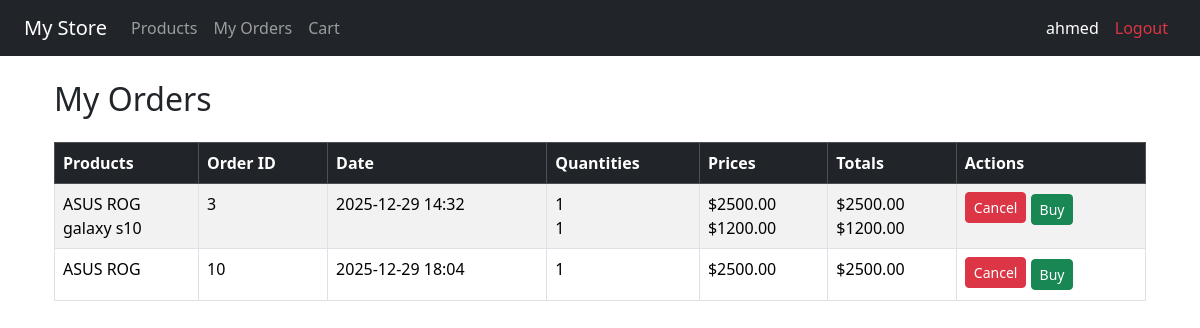
Page /orders/my-orders/ (signed in) on the committed database.
### orders/models.py (models this page shows, shortened)
class OrderItem(models.Model):
    order = models.ForeignKey(Order, on_delete=models.CASCADE, related_name='items')
    product = models.ForeignKey(Product, on_delete=models.CASCADE)
    quantity = models.PositiveIntegerField(default=1)
    def total_price(self):
        return self.product.price * self.quantity

class Order(models.Model):
    user = models.ForeignKey(User, on_delete=models.CASCADE)
    created_at = models.DateTimeField(auto_now_add=True)
    completed = models.BooleanField(default=False)
    paid = models.BooleanField(default=False)

### store/models.py (models this page shows, shortened)
class Product(models.Model):
    name = models.CharField(max_length=200)
    price = models.DecimalField(max_digits=8, decimal_places=2)
    description = models.TextField(blank=True)
    brand = models.CharField(max_length=20,default="")
    ram = models.CharField(max_length=10)
    storage = models.CharField(max_length=10)
    category = models.ForeignKey(Category, on_delete=models.CASCADE)
    image = models.ImageField(upload_to='product_images/', blank=True, null=True)
    created_at = models.DateTimeField(auto_now_add=True)

### orders/views.py (the view)
# urls.py: path('my-orders/', my_orders, name='my_orders'),
@login_required
def my_orders(request):
    orders = Order.objects.filter(user=request.user, completed=True, paid=False)
    return render(request, 'orders/my_orders.html', {'orders': orders})

### templates/orders/my_orders.html
{% extends 'base.html' %}
{% block content %}
<div class="container mt-4">
    <h2 class="mb-4">My Orders</h2>
    {% if orders %}
    <table class="table table-bordered table-striped">
        <thead class="table-dark">
            <tr>
                <th>Products</th>
                <th>Order ID</th>
                <th>Date</th>
                <th>Quantities</th>
                <th>Prices</th>
                <th>Totals</th>
                <th>Actions</th>
            </tr>
        </thead>
        <tbody>
            {% for order in orders %}
            <tr>
                <td>
                    <ul class="list-unstyled mb-0">
                        {% for item in order.items.all %}
                            <li>{{ item.product.name }}</li>
                        {% endfor %}
                    </ul>
                </td>
                <td>{{ order.id }}</td>
                <td>{{ order.created_at|date:"Y-m-d H:i" }}</td>
                <td>
                    <ul class="list-unstyled mb-0">
                        {% for item in order.items.all %}
                            <li>{{ item.quantity }}</li>
                        {% endfor %}
                    </ul>
                </td>
                <td>
                    <ul class="list-unstyled mb-0">
                        {% for item in order.items.all %}
                            <li>${{ item.product.price }}</li>
                        {% endfor %}
                    </ul>
                </td>
                <td>
                    <ul class="list-unstyled mb-0">
                        {% for item in order.items.all %}
                            <li>${{ item.total_price }}</li>
                        {% endfor %}
                    </ul>
                </td>
                <td>
                    <a href="{% url 'cancel_order' order.id %}" class="btn btn-sm btn-danger mb-1">Cancel</a>
                    <a href="{% url 'payment' order.id %}" class="btn btn-sm btn-success">Buy</a>
                </td>
            </tr>
            {% endfor %}
        </tbody>
    </table>
    {% else %}
    <p>You have no orders yet.</p>
    {% endif %}
</div>
{% endblock %}

### templates/base.html (shortened to what this page needs)
{% load static %}
<!DOCTYPE html>
<html lang="en">
<head>
    <link rel="stylesheet" href="{% static 'bootstrap/css/bootstrap.min.css' %}" >
</head>
<body>
<nav class="navbar navbar-expand-lg navbar-dark bg-dark px-4">
    <a class="navbar-brand" href="{% url 'product_list' %}">My Store</a>
    <div class="collapse navbar-collapse">
        <ul class="navbar-nav me-auto">
            <li class="nav-item">
                <a class="nav-link" href="{% url 'product_list' %}">Products</a>
            </li>
            <li class="nav-item">
                <a class="nav-link" href="{% url 'my_orders' %}">My Orders</a>
            </li>
            <li class="nav-item">
                <a class="nav-link" href="{% url 'cart' %}">Cart</a>
            </li>
        </ul>
        <ul class="navbar-nav">
            {% if user.is_authenticated %}
                <li class="nav-item">
                    <span class="nav-link text-white">
                        {{ user.username }}
                    </span>
                </li>
                <li class="nav-item">
                    <a class="nav-link text-danger" href="{% url 'logout' %}">Logout</a>
                </li>
            {% else %}
                <li class="nav-item">
                    <a class="nav-link" href="{% url 'login' %}">Login</a>
                </li>
            {% endif %}
        </ul>
    </div>
</nav>
<div class="container mt-4">
    {% block content %}{% endblock %}
</div>
</body>
</html>

### rows in the picture
Order: id "3", created_at "2025-12-29 14:32"
OrderItem: product.name "ASUS ROG", quantity "1", product.price "2500.00", total_price "2500.00"
OrderItem: product.name "galaxy s10", quantity "1", product.price "1200.00", total_price "1200.00"
Order: id "10", created_at "2025-12-29 18:04"
OrderItem: product.name "ASUS ROG", quantity "1", product.price "2500.00", total_price "2500.00"

### other values in the picture
{{ user.username }} "ahmed"
